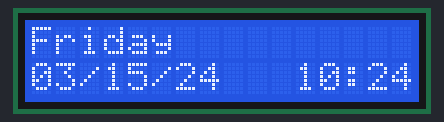
This sketch was run on a simulated Arduino Nano, built with avr-gcc and run on an emulated ATmega328P. Shown: 16×2 character LCD. The local clock reads 2024-03-15 10:24:30 at power-on unless the sketch sets it; EEPROM starts erased.

Above: at 0.1 s.
At 30.1 s:
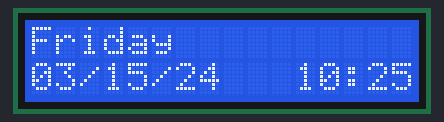
At 90.1 s:
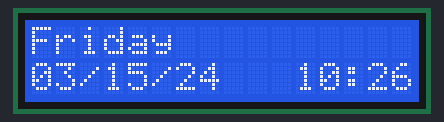

The sketch:

Clock.ino
```cpp
//Digital clock built with Arduino Nano, DS3231 RTC, and 16x2 LCD
//Displays the Day of the week, Date and Time

#include <Wire.h>
#include <RtcDS3231.h>
#include <hd44780.h>
#include <hd44780ioClass/hd44780_I2Cexp.h>
#include <EEPROM.h>

hd44780_I2Cexp lcd;
RtcDS3231<TwoWire> rtc(Wire);

char *ptr;

void setup(){
  initialize();
  //setCompiledTime();
}

void initialize()
{
  Wire.begin();
  lcd.begin(16,2);
  lcd.backlight();
  rtc.Begin();
  Serial.begin(9600);
  initializeDst();
}

void loop() {
  RtcDateTime now = rtc.GetDateTime();
  checkForDst(now);

  String day  = getDayOfWeek(now);
  lcd.setCursor(0,0);
  lcd.print(day);

  displayDate(now);
  displayTime(now);
}

void initializeDst() {
  int dst;
  EEPROM.get(0, dst);

  if(dst != 0 && dst != 1)
  {
    dst = 1;
    EEPROM.put(0, dst);
  }
}

void setCompiledTime(){
  RtcDateTime compiled = RtcDateTime(__DATE__, __TIME__);
  const char* compileTimeString = __TIME__;

  int hour, minute, second;

  // Parse the time string to extract hour, minute, and second
  sscanf(compileTimeString, "%d:%d:%d", &hour, &minute, &second);

  // Set clock a few seconds ahead
  second += 40;

  // Adjust the time if seconds exceed 59
  if (second >= 60) {
    second -= 60;
    minute += 1;
    if (minute >= 60) {
      minute -= 60;
      hour += 1;
      if (hour >= 24) {
        hour -= 24;
      }
    }
  }

  // Convert the updated time back to a formatted string
  char updatedTimeString[9]; // HH:MM:SS + null terminator
  sprintf(updatedTimeString, "%02d:%02d:%02d", hour, minute, second);

  // Convert string date to RtcDateTime
  RtcDateTime newTime = RtcDateTime(__DATE__,updatedTimeString);

  rtc.SetDateTime(newTime);
}

void displayDate(RtcDateTime now){
  char dateString[20];
  char year[3];

  // Get last two digits of year
  snprintf(year, sizeof(year), "%02u", now.Year() % 100);

  snprintf_P(dateString,
          sizeof(dateString),
          PSTR("%02u/%02u/%s"),
          now.Month(),
          now.Day(),
          year);

  lcd.setCursor(0,1);
  lcd.print(dateString);
}

// Returns day of the week. Rtc gives 0-6, 0 = Sunday
String getDayOfWeek(RtcDateTime now){
  int dayOfTheWeek = now.DayOfWeek();

  switch(dayOfTheWeek){
    case 0:
      return "Sunday";
    case 1:
      return "Monday";
    case 2:
      return "Tuesday";
    case 3:
      return "Wednesday";
    case 4:
      return "Thursday";
    case 5:
      return "Friday";
    case 6:
      return "Saturday";
    default:
      return "Invalid day of week";
  }
}

void displayTime(RtcDateTime now){
  unsigned int militaryHour = now.Hour();
  unsigned int hour = getHour(militaryHour);
  unsigned int minute = now.Minute();
  unsigned seconds = now.Second();

  // Turn off backlight between the hours of 8pm and 7am.
  if(militaryHour <= 7 || militaryHour >= 20){
    lcd.noBacklight();
  }
  else{
    lcd.backlight();
  }

  // Clears the screen when going from a double digit hour to a single digit hour or vice versa
  if((hour == 1 || hour == 10) && minute == 0 && seconds == 0){
   lcd.clear();
  }

  // Determines where to set the cursor
  if(hour < 10){
    lcd.setCursor(12,1);
  }
  else{
    lcd.setCursor(11,1);
  }

  // Print time
  lcd.print(hour);
  lcd.print(':');
  if(minute == 0){
    lcd.print("00");
  }else if (minute < 10){
    lcd.print("0");
    lcd.print(minute);
  }else{
    lcd.print(minute);
  }
}

// Converts military time to standard format
int getHour(unsigned hour)
{
  if(hour > 12) return(hour-12);
  else if(hour == 0) return 12;
  else return hour;
}

void checkForDst(RtcDateTime now){
  uint8_t hour = getHour(now.Hour());
  uint8_t minute = now.Minute();
  uint8_t seconds = now.Second();
  uint8_t month = now.Month();
  uint8_t day = now.Day();
  uint8_t year = now.Year();
  uint8_t dayOfWeek = now.DayOfWeek();

  int dst;

  if (dayOfWeek == 0 && month == 3 && day >= 8 && day <= 16 && hour == 2 && minute == 0 && seconds == 0 && dst == 0)
  {
    now += 60;
    rtc.SetDateTime(now);
    dst = 1;
    EEPROM.put(0, dst);
  }
  else if(dayOfWeek == 0 && month == 11 && day >= 1 && day <= 8 && hour == 2 && minute == 0 && seconds == 0 && dst == 1)
  {
    now -= 60;
    rtc.SetDateTime(now);
    dst = 0;
    EEPROM.put(0, dst);
  }
}
```

Measured:
- what the display in image 1 shows lasts 60.0 s, from 30.0 s to 90.0 s
